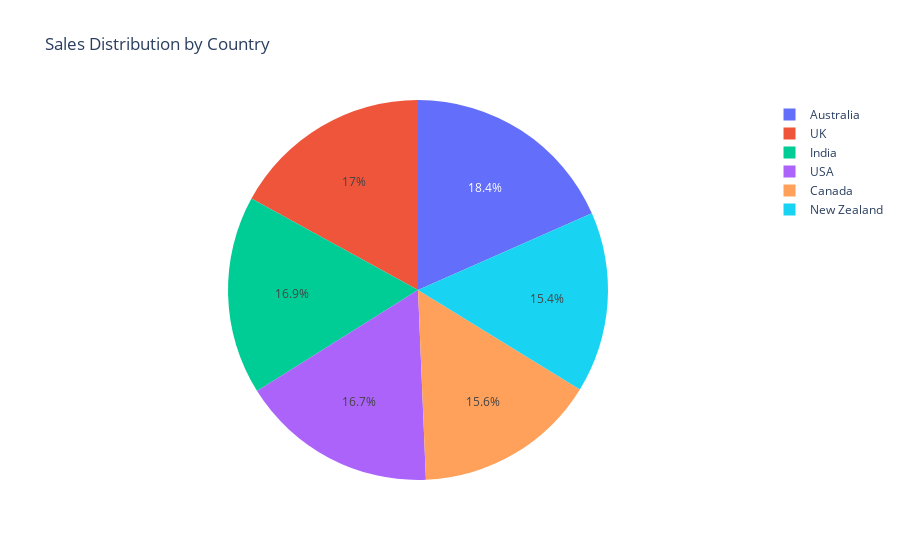

Notebook code for this chart:
### Code cell
country_sales = df.groupby("Country")["Amount"].sum().reset_index()
country_sales.head()

fig = px.pie(country_sales, values='Amount', names='Country', title="Sales Distribution by Country")
fig.show()

### Figure 1 — Plotly figure (JSON) as saved in the notebook; plotly's stock layout.template omitted (floating-point values rounded to 4 significant figures)
{"data": [{"domain": {"x": [0, 1], "y": [0, 1]}, "hovertemplate": "Country=%{label}<br>Amount=%{value}<extra></extra>", "labels": ["Australia", "Canada", "India", "New Zealand", "UK", "USA"], "legendgroup": "", "name": "", "showlegend": true, "type": "pie", "values": [1137367, 962899, 1045800, 950418, 1051792, 1035349]}], "layout": {"legend": {"tracegroupgap": 0}, "title": {"text": "Sales Distribution by Country"}}}
